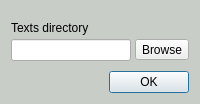
<?xml version="1.0" encoding="UTF-8"?>
<ui version="4.0">
 <class>settings</class>
 <widget class="QDialog" name="settings">
  <property name="geometry">
   <rect>
    <x>0</x>
    <y>0</y>
    <width>200</width>
    <height>103</height>
   </rect>
  </property>
  <property name="maximumSize">
   <size>
    <width>200</width>
    <height>103</height>
   </size>
  </property>
  <property name="windowTitle">
   <string>Dialog</string>
  </property>
  <property name="styleSheet">
   <string notr="true">QWidget#settings{
	background-color: rgb(200, 205, 200);
}</string>
  </property>
  <layout class="QVBoxLayout" name="verticalLayout_2">
   <property name="spacing">
    <number>0</number>
   </property>
   <item>
    <layout class="QVBoxLayout" name="verticalLayout">
     <property name="spacing">
      <number>4</number>
     </property>
     <item>
      <spacer name="verticalSpacer">
       <property name="orientation">
        <enum>Qt::Vertical</enum>
       </property>
       <property name="sizeType">
        <enum>QSizePolicy::Fixed</enum>
       </property>
       <property name="sizeHint" stdset="0">
        <size>
         <width>20</width>
         <height>10</height>
        </size>
       </property>
      </spacer>
     </item>
     <item>
      <widget class="QLabel" name="label_2">
       <property name="text">
        <string>Texts directory</string>
       </property>
      </widget>
     </item>
     <item>
      <layout class="QHBoxLayout" name="horizontalLayout">
       <item>
        <widget class="QLineEdit" name="textDir">
         <property name="readOnly">
          <bool>true</bool>
         </property>
        </widget>
       </item>
       <item>
        <widget class="QToolButton" name="browseButton">
         <property name="text">
          <string>Browse</string>
         </property>
        </widget>
       </item>
      </layout>
     </item>
    </layout>
   </item>
   <item>
    <spacer name="verticalSpacer_2">
     <property name="orientation">
      <enum>Qt::Vertical</enum>
     </property>
     <property name="sizeType">
      <enum>QSizePolicy::Fixed</enum>
     </property>
     <property name="sizeHint" stdset="0">
      <size>
       <width>20</width>
       <height>10</height>
      </size>
     </property>
    </spacer>
   </item>
   <item>
    <widget class="QDialogButtonBox" name="save">
     <property name="orientation">
      <enum>Qt::Horizontal</enum>
     </property>
     <property name="standardButtons">
      <set>QDialogButtonBox::Ok</set>
     </property>
     <property name="centerButtons">
      <bool>false</bool>
     </property>
    </widget>
   </item>
  </layout>
 </widget>
 <resources/>
 <connections>
  <connection>
   <sender>save</sender>
   <signal>accepted()</signal>
   <receiver>settings</receiver>
   <slot>accept()</slot>
   <hints>
    <hint type="sourcelabel">
     <x>248</x>
     <y>254</y>
    </hint>
    <hint type="destinationlabel">
     <x>157</x>
     <y>274</y>
    </hint>
   </hints>
  </connection>
  <connection>
   <sender>save</sender>
   <signal>rejected()</signal>
   <receiver>settings</receiver>
   <slot>reject()</slot>
   <hints>
    <hint type="sourcelabel">
     <x>316</x>
     <y>260</y>
    </hint>
    <hint type="destinationlabel">
     <x>286</x>
     <y>274</y>
    </hint>
   </hints>
  </connection>
 </connections>
</ui>
